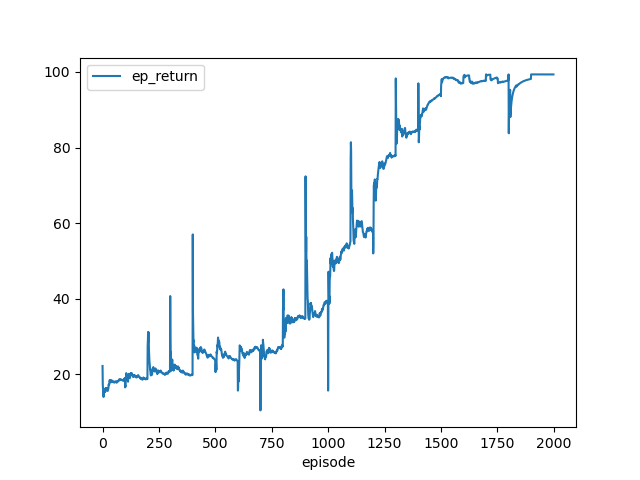

Here is the Python script that generated this plot:
import numpy as np
import torch
import torch.nn as nn
import torch.nn.functional as F
import gym
import matplotlib.pyplot as plt

# policy function
class Pi_net(nn.Module):
    def __init__(self, s_dim, h_dim, a_dim): # a_dim = num_actions
        super().__init__()
        self.fc0 = nn.Linear(s_dim, h_dim)
        self.fc1 = nn.Linear(h_dim, a_dim)
        self.relu = nn.ReLU()
        self.softmax = nn.Softmax(dim=0)

    def forward(self, state):
        state = torch.tensor(state)
        h1 = self.relu(self.fc0(state))
        out = self.softmax(self.fc1(h1))
        return out


# value function for baseline
class V_net(nn.Module):
    def __init__(self, s_dim, h_dim):
        super().__init__()
        self.fc0 = nn.Linear(s_dim, h_dim)
        self.fc1 = nn.Linear(h_dim, 1)
        self.relu = nn.ReLU()

    def forward(self, state):
        state = torch.tensor(state)
        h1 = self.relu(self.fc0(state))
        out = self.fc1(h1)
        return out



def eps_greedy_action(greedy_action, nA, eps):
    action = greedy_action
    r = np.random.uniform(0, 1)
    if eps > r:
        action = np.random.choice(nA)
    return action


### main

# hyperparams
lr_policy = 1e-2
lr_vf = 1e-2
eps = 1.
df = 0.99
num_samples = 10
max_episodes = 2000
render_final_episodes = True
random_seed = 42

# load environment
env = gym.make('CartPole-v1')
nS = 4
nA = env.action_space.n

# set random seed
np.random.seed(random_seed)
torch.manual_seed(random_seed)
env.seed(random_seed)
env.action_space.seed(random_seed)

# instantiate function approximators
policy = Pi_net(nS, nS, nA)
vf = V_net(nS, nS)

# optimizer
optimizer_policy = torch.optim.Adam(params=policy.parameters(), lr=lr_policy)
optimizer_vf = torch.optim.Adam(params=vf.parameters(), lr=lr_vf)

# start episodes
ep_loss_list = []
ep_return_list = []
trajectories = []

for ep in range(max_episodes):

    # eps decay
    if ep % (max_episodes//10) == 0:
        eps -= (1/7)

    ep_return = 0
    ep_steps = 0
    ep_trace = []

    state = env.reset()
    done = False

    while not done:

        if render_final_episodes and ep + 10 > max_episodes:
            env.render()

        action_probs = policy(state).clone().detach().numpy()
        greedy_action = np.random.choice(nA, p=action_probs)
        action = eps_greedy_action(greedy_action, nA, eps)
        next_state, reward, done, _ = env.step(action)
        ep_return += (df ** ep_steps) * reward
        ep_trace.append([state, action, reward])

        # for next step
        state = next_state
        ep_steps += 1

    # store ep stats
    ep_return_list.append(ep_return)
    trajectories.append([ep_trace, ep_return])

    if ep % (max_episodes//10) == 0:
        print('ep:{} \t ep_return:{}'.format(ep, ep_return))

    if len(trajectories) % num_samples == 0:
        # time to train policy
        policy_loss = 0
        vf_loss = 0
        for m in range(len(trajectories)):
            trajectory, trajectory_return = trajectories[m]
            p_loss = 0
            v_loss = 0
            for state, action, reward in trajectory:
                delta = trajectory_return - vf(state)
                delta_scalar = delta.clone().detach()
                p_loss += -torch.log(policy(state)[action]) * delta_scalar
                v_loss += delta**2
                trajectory_return = (trajectory_return - reward) / df # update to return from next state to be considered
            policy_loss += p_loss
            vf_loss += v_loss

        policy_loss = policy_loss / m
        optimizer_policy.zero_grad()
        policy_loss.backward()
        optimizer_policy.step()

        vf_loss = vf_loss / m
        optimizer_vf.zero_grad()
        vf_loss.backward()
        optimizer_vf.step()

        # flush for collecting trajectories from new policy
        trajectories = []

        # print('policy_loss:{} \t vf_loss:{}'.format(policy_loss.item(), vf_loss.item()))


ep_returns_100moving_mean = [ep_return_list[0]]
n = 0
for ep_return in ep_return_list[1:]:
    n += 1
    n = n % 100
    prev_mean = ep_returns_100moving_mean[-1]
    new_mean = prev_mean + ((ep_return - prev_mean)/(n+1))
    ep_returns_100moving_mean.append(new_mean)

# plot results
plt.plot(ep_returns_100moving_mean, label='ep_return')
plt.legend()
plt.xlabel('episode')
plt.show()
